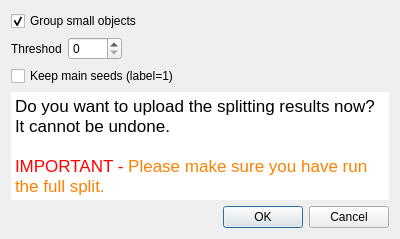
<?xml version="1.0" encoding="UTF-8"?>
<ui version="4.0">
 <class>ZFlyEmSplitCommitDialog</class>
 <widget class="QDialog" name="ZFlyEmSplitCommitDialog">
  <property name="geometry">
   <rect>
    <x>0</x>
    <y>0</y>
    <width>400</width>
    <height>239</height>
   </rect>
  </property>
  <property name="windowTitle">
   <string>Dialog</string>
  </property>
  <layout class="QVBoxLayout" name="verticalLayout">
   <item>
    <widget class="QCheckBox" name="groupCheckBox">
     <property name="text">
      <string>Group small objects</string>
     </property>
     <property name="checked">
      <bool>true</bool>
     </property>
    </widget>
   </item>
   <item>
    <layout class="QHBoxLayout" name="horizontalLayout">
     <item>
      <widget class="QLabel" name="label">
       <property name="text">
        <string>Threshod</string>
       </property>
      </widget>
     </item>
     <item>
      <widget class="QSpinBox" name="minObjSizeSpinBox">
       <property name="maximum">
        <number>9999</number>
       </property>
      </widget>
     </item>
     <item>
      <spacer name="horizontalSpacer">
       <property name="orientation">
        <enum>Qt::Horizontal</enum>
       </property>
       <property name="sizeHint" stdset="0">
        <size>
         <width>40</width>
         <height>20</height>
        </size>
       </property>
      </spacer>
     </item>
    </layout>
   </item>
   <item>
    <widget class="QCheckBox" name="keepingSeedCheckBox">
     <property name="text">
      <string>Keep main seeds (label=1)</string>
     </property>
    </widget>
   </item>
   <item>
    <widget class="QTextEdit" name="textEdit">
     <property name="enabled">
      <bool>true</bool>
     </property>
     <property name="autoFillBackground">
      <bool>true</bool>
     </property>
     <property name="frameShape">
      <enum>QFrame::NoFrame</enum>
     </property>
     <property name="frameShadow">
      <enum>QFrame::Plain</enum>
     </property>
     <property name="readOnly">
      <bool>true</bool>
     </property>
     <property name="html">
      <string>&lt;!DOCTYPE HTML PUBLIC &quot;-//W3C//DTD HTML 4.0//EN&quot; &quot;http://www.w3.org/TR/REC-html40/strict.dtd&quot;&gt;
&lt;html&gt;&lt;head&gt;&lt;meta name=&quot;qrichtext&quot; content=&quot;1&quot; /&gt;&lt;style type=&quot;text/css&quot;&gt;
p, li { white-space: pre-wrap; }
&lt;/style&gt;&lt;/head&gt;&lt;body style=&quot; font-family:'Lucida Grande'; font-size:13pt; font-weight:400; font-style:normal;&quot;&gt;
&lt;p style=&quot; margin-top:0px; margin-bottom:0px; margin-left:0px; margin-right:0px; -qt-block-indent:0; text-indent:0px;&quot;&gt;Do you want to upload the splitting results now? It cannot be undone.&lt;/p&gt;
&lt;p style=&quot;-qt-paragraph-type:empty; margin-top:0px; margin-bottom:0px; margin-left:0px; margin-right:0px; -qt-block-indent:0; text-indent:0px;&quot;&gt;&lt;br /&gt;&lt;/p&gt;
&lt;p style=&quot; margin-top:0px; margin-bottom:0px; margin-left:0px; margin-right:0px; -qt-block-indent:0; text-indent:0px;&quot;&gt;&lt;span style=&quot; color:#ff0000;&quot;&gt;IMPORTANT -&lt;/span&gt; &lt;span style=&quot; color:#ff8000;&quot;&gt;Please make sure you have run the full split.&lt;/span&gt;&lt;/p&gt;&lt;/body&gt;&lt;/html&gt;</string>
     </property>
    </widget>
   </item>
   <item>
    <widget class="QDialogButtonBox" name="buttonBox">
     <property name="orientation">
      <enum>Qt::Horizontal</enum>
     </property>
     <property name="standardButtons">
      <set>QDialogButtonBox::Cancel|QDialogButtonBox::Ok</set>
     </property>
    </widget>
   </item>
  </layout>
 </widget>
 <resources/>
 <connections>
  <connection>
   <sender>buttonBox</sender>
   <signal>accepted()</signal>
   <receiver>ZFlyEmSplitCommitDialog</receiver>
   <slot>accept()</slot>
   <hints>
    <hint type="sourcelabel">
     <x>224</x>
     <y>204</y>
    </hint>
    <hint type="destinationlabel">
     <x>157</x>
     <y>225</y>
    </hint>
   </hints>
  </connection>
  <connection>
   <sender>buttonBox</sender>
   <signal>rejected()</signal>
   <receiver>ZFlyEmSplitCommitDialog</receiver>
   <slot>reject()</slot>
   <hints>
    <hint type="sourcelabel">
     <x>292</x>
     <y>210</y>
    </hint>
    <hint type="destinationlabel">
     <x>286</x>
     <y>225</y>
    </hint>
   </hints>
  </connection>
  <connection>
   <sender>groupCheckBox</sender>
   <signal>toggled(bool)</signal>
   <receiver>minObjSizeSpinBox</receiver>
   <slot>setEnabled(bool)</slot>
   <hints>
    <hint type="sourcelabel">
     <x>111</x>
     <y>21</y>
    </hint>
    <hint type="destinationlabel">
     <x>109</x>
     <y>47</y>
    </hint>
   </hints>
  </connection>
 </connections>
</ui>
